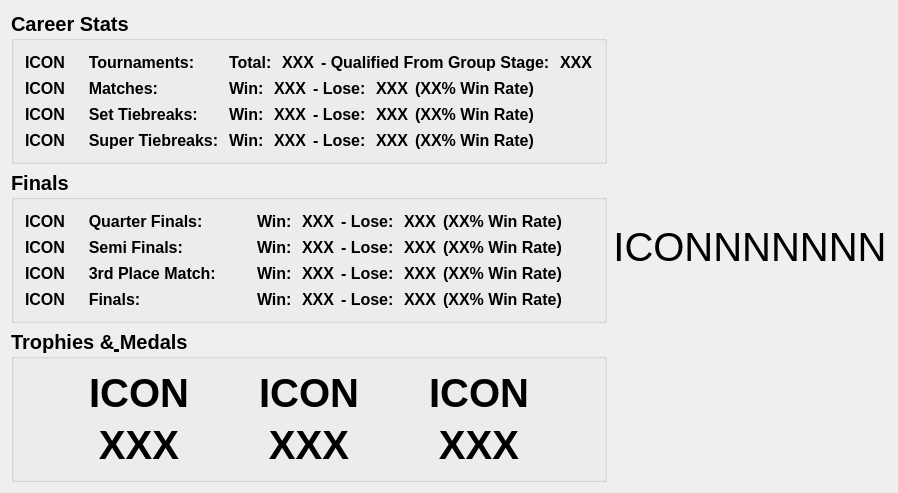
<?xml version="1.0" encoding="UTF-8"?>
<ui version="4.0">
 <class>StatisticsPageClass</class>
 <widget class="QWidget" name="StatisticsPageClass">
  <property name="geometry">
   <rect>
    <x>0</x>
    <y>0</y>
    <width>600</width>
    <height>400</height>
   </rect>
  </property>
  <property name="windowTitle">
   <string>StatisticsPage</string>
  </property>
  <layout class="QGridLayout" name="gridLayout_4">
   <item row="0" column="0">
    <layout class="QHBoxLayout" name="horizontalLayout_9">
     <item>
      <spacer name="horizontalSpacer_16">
       <property name="orientation">
        <enum>Qt::Orientation::Horizontal</enum>
       </property>
       <property name="sizeHint" stdset="0">
        <size>
         <width>40</width>
         <height>20</height>
        </size>
       </property>
      </spacer>
     </item>
     <item>
      <layout class="QVBoxLayout" name="verticalLayout_8">
       <item>
        <spacer name="verticalSpacer_7">
         <property name="orientation">
          <enum>Qt::Orientation::Vertical</enum>
         </property>
         <property name="sizeHint" stdset="0">
          <size>
           <width>20</width>
           <height>40</height>
          </size>
         </property>
        </spacer>
       </item>
       <item>
        <widget class="QGroupBox" name="groupBox_CareerStats">
         <property name="font">
          <font>
           <pointsize>15</pointsize>
           <bold>true</bold>
          </font>
         </property>
         <property name="title">
          <string>Career Stats</string>
         </property>
         <layout class="QGridLayout" name="gridLayout">
          <item row="0" column="0">
           <layout class="QHBoxLayout" name="horizontalLayout_6">
            <item>
             <layout class="QVBoxLayout" name="verticalLayout_CareerStatNames">
              <item>
               <layout class="QHBoxLayout" name="horizontalLayout_2">
                <item>
                 <widget class="QLabel" name="label_IconTournament">
                  <property name="font">
                   <font>
                    <pointsize>12</pointsize>
                    <fontweight>DemiBold</fontweight>
                   </font>
                  </property>
                  <property name="text">
                   <string>ICON</string>
                  </property>
                 </widget>
                </item>
                <item>
                 <widget class="QLabel" name="label_featureTournament">
                  <property name="font">
                   <font>
                    <pointsize>12</pointsize>
                    <fontweight>DemiBold</fontweight>
                   </font>
                  </property>
                  <property name="text">
                   <string>    Tournaments: </string>
                  </property>
                 </widget>
                </item>
                <item>
                 <spacer name="horizontalSpacer_6">
                  <property name="orientation">
                   <enum>Qt::Orientation::Horizontal</enum>
                  </property>
                  <property name="sizeHint" stdset="0">
                   <size>
                    <width>40</width>
                    <height>20</height>
                   </size>
                  </property>
                 </spacer>
                </item>
               </layout>
              </item>
              <item>
               <layout class="QHBoxLayout" name="horizontalLayout_3">
                <item>
                 <widget class="QLabel" name="label_IconMatches">
                  <property name="font">
                   <font>
                    <pointsize>12</pointsize>
                    <fontweight>DemiBold</fontweight>
                   </font>
                  </property>
                  <property name="text">
                   <string>ICON</string>
                  </property>
                 </widget>
                </item>
                <item>
                 <widget class="QLabel" name="label_FeatureMatches">
                  <property name="font">
                   <font>
                    <pointsize>12</pointsize>
                    <fontweight>DemiBold</fontweight>
                   </font>
                  </property>
                  <property name="text">
                   <string>    Matches: </string>
                  </property>
                 </widget>
                </item>
                <item>
                 <spacer name="horizontalSpacer_4">
                  <property name="orientation">
                   <enum>Qt::Orientation::Horizontal</enum>
                  </property>
                  <property name="sizeHint" stdset="0">
                   <size>
                    <width>40</width>
                    <height>20</height>
                   </size>
                  </property>
                 </spacer>
                </item>
               </layout>
              </item>
              <item>
               <layout class="QHBoxLayout" name="horizontalLayout_4">
                <item>
                 <widget class="QLabel" name="label_IconSetTB">
                  <property name="font">
                   <font>
                    <pointsize>12</pointsize>
                    <fontweight>DemiBold</fontweight>
                   </font>
                  </property>
                  <property name="text">
                   <string>ICON</string>
                  </property>
                 </widget>
                </item>
                <item>
                 <widget class="QLabel" name="label_FeatureSetTB">
                  <property name="font">
                   <font>
                    <pointsize>12</pointsize>
                    <fontweight>DemiBold</fontweight>
                   </font>
                  </property>
                  <property name="text">
                   <string>    Set Tiebreaks: </string>
                  </property>
                 </widget>
                </item>
                <item>
                 <spacer name="horizontalSpacer">
                  <property name="orientation">
                   <enum>Qt::Orientation::Horizontal</enum>
                  </property>
                  <property name="sizeHint" stdset="0">
                   <size>
                    <width>40</width>
                    <height>20</height>
                   </size>
                  </property>
                 </spacer>
                </item>
               </layout>
              </item>
              <item>
               <layout class="QHBoxLayout" name="horizontalLayout_5">
                <item>
                 <widget class="QLabel" name="label_IconSuperTB">
                  <property name="font">
                   <font>
                    <pointsize>12</pointsize>
                    <fontweight>DemiBold</fontweight>
                   </font>
                  </property>
                  <property name="text">
                   <string>ICON</string>
                  </property>
                 </widget>
                </item>
                <item>
                 <widget class="QLabel" name="label_SuperTB">
                  <property name="font">
                   <font>
                    <pointsize>12</pointsize>
                    <fontweight>DemiBold</fontweight>
                   </font>
                  </property>
                  <property name="text">
                   <string>    Super Tiebreaks: </string>
                  </property>
                 </widget>
                </item>
                <item>
                 <spacer name="horizontalSpacer_5">
                  <property name="orientation">
                   <enum>Qt::Orientation::Horizontal</enum>
                  </property>
                  <property name="sizeHint" stdset="0">
                   <size>
                    <width>40</width>
                    <height>20</height>
                   </size>
                  </property>
                 </spacer>
                </item>
               </layout>
              </item>
             </layout>
            </item>
            <item>
             <layout class="QVBoxLayout" name="verticalLayout">
              <item>
               <layout class="QHBoxLayout" name="horizontalLayout">
                <item>
                 <widget class="QLabel" name="label_27">
                  <property name="font">
                   <font>
                    <pointsize>12</pointsize>
                    <fontweight>DemiBold</fontweight>
                   </font>
                  </property>
                  <property name="text">
                   <string>Total: </string>
                  </property>
                 </widget>
                </item>
                <item>
                 <widget class="QLabel" name="label_TotalTournament">
                  <property name="font">
                   <font>
                    <pointsize>12</pointsize>
                    <fontweight>DemiBold</fontweight>
                   </font>
                  </property>
                  <property name="text">
                   <string>XXX</string>
                  </property>
                 </widget>
                </item>
                <item>
                 <widget class="QLabel" name="label_20">
                  <property name="font">
                   <font>
                    <pointsize>12</pointsize>
                    <fontweight>DemiBold</fontweight>
                   </font>
                  </property>
                  <property name="text">
                   <string>- Qualified From Group Stage: </string>
                  </property>
                 </widget>
                </item>
                <item>
                 <widget class="QLabel" name="label_QualifiedFromGroupStage">
                  <property name="font">
                   <font>
                    <pointsize>12</pointsize>
                    <fontweight>DemiBold</fontweight>
                   </font>
                  </property>
                  <property name="text">
                   <string>XXX</string>
                  </property>
                 </widget>
                </item>
                <item>
                 <spacer name="horizontalSpacer_2">
                  <property name="orientation">
                   <enum>Qt::Orientation::Horizontal</enum>
                  </property>
                  <property name="sizeHint" stdset="0">
                   <size>
                    <width>40</width>
                    <height>20</height>
                   </size>
                  </property>
                 </spacer>
                </item>
               </layout>
              </item>
              <item>
               <layout class="QHBoxLayout" name="horizontalLayout_8">
                <item>
                 <widget class="QLabel" name="label_24">
                  <property name="font">
                   <font>
                    <pointsize>12</pointsize>
                    <fontweight>DemiBold</fontweight>
                   </font>
                  </property>
                  <property name="text">
                   <string>Win: </string>
                  </property>
                 </widget>
                </item>
                <item>
                 <widget class="QLabel" name="label_MatchWin">
                  <property name="font">
                   <font>
                    <pointsize>12</pointsize>
                    <fontweight>DemiBold</fontweight>
                   </font>
                  </property>
                  <property name="text">
                   <string>XXX</string>
                  </property>
                 </widget>
                </item>
                <item>
                 <widget class="QLabel" name="label_17">
                  <property name="font">
                   <font>
                    <pointsize>12</pointsize>
                    <fontweight>DemiBold</fontweight>
                   </font>
                  </property>
                  <property name="text">
                   <string>- Lose: </string>
                  </property>
                 </widget>
                </item>
                <item>
                 <widget class="QLabel" name="label_MatchLose">
                  <property name="font">
                   <font>
                    <pointsize>12</pointsize>
                    <fontweight>DemiBold</fontweight>
                   </font>
                  </property>
                  <property name="text">
                   <string>XXX</string>
                  </property>
                 </widget>
                </item>
                <item>
                 <widget class="QLabel" name="label_MatchWinRate">
                  <property name="font">
                   <font>
                    <pointsize>12</pointsize>
                    <fontweight>DemiBold</fontweight>
                   </font>
                  </property>
                  <property name="text">
                   <string>(XX% Win Rate)</string>
                  </property>
                 </widget>
                </item>
                <item>
                 <spacer name="horizontalSpacer_17">
                  <property name="font">
                   <font>
                    <pointsize>20</pointsize>
                    <fontweight>DemiBold</fontweight>
                   </font>
                  </property>
                  <property name="orientation">
                   <enum>Qt::Orientation::Horizontal</enum>
                  </property>
                  <property name="sizeHint" stdset="0">
                   <size>
                    <width>40</width>
                    <height>20</height>
                   </size>
                  </property>
                 </spacer>
                </item>
               </layout>
              </item>
              <item>
               <layout class="QHBoxLayout" name="horizontalLayout_12">
                <item>
                 <widget class="QLabel" name="label_25">
                  <property name="font">
                   <font>
                    <pointsize>12</pointsize>
                    <fontweight>DemiBold</fontweight>
                   </font>
                  </property>
                  <property name="text">
                   <string>Win: </string>
                  </property>
                 </widget>
                </item>
                <item>
                 <widget class="QLabel" name="label_SetTBWin">
                  <property name="font">
                   <font>
                    <pointsize>12</pointsize>
                    <fontweight>DemiBold</fontweight>
                   </font>
                  </property>
                  <property name="text">
                   <string>XXX</string>
                  </property>
                 </widget>
                </item>
                <item>
                 <widget class="QLabel" name="label_18">
                  <property name="font">
                   <font>
                    <pointsize>12</pointsize>
                    <fontweight>DemiBold</fontweight>
                   </font>
                  </property>
                  <property name="text">
                   <string>- Lose: </string>
                  </property>
                 </widget>
                </item>
                <item>
                 <widget class="QLabel" name="label_SetTBLose">
                  <property name="font">
                   <font>
                    <pointsize>12</pointsize>
                    <fontweight>DemiBold</fontweight>
                   </font>
                  </property>
                  <property name="text">
                   <string>XXX</string>
                  </property>
                 </widget>
                </item>
                <item>
                 <widget class="QLabel" name="label_SetTBWinRate">
                  <property name="font">
                   <font>
                    <pointsize>12</pointsize>
                    <fontweight>DemiBold</fontweight>
                   </font>
                  </property>
                  <property name="text">
                   <string>(XX% Win Rate)</string>
                  </property>
                 </widget>
                </item>
                <item>
                 <spacer name="horizontalSpacer_18">
                  <property name="font">
                   <font>
                    <pointsize>20</pointsize>
                    <fontweight>DemiBold</fontweight>
                   </font>
                  </property>
                  <property name="orientation">
                   <enum>Qt::Orientation::Horizontal</enum>
                  </property>
                  <property name="sizeHint" stdset="0">
                   <size>
                    <width>40</width>
                    <height>20</height>
                   </size>
                  </property>
                 </spacer>
                </item>
               </layout>
              </item>
              <item>
               <layout class="QHBoxLayout" name="horizontalLayout_14">
                <item>
                 <widget class="QLabel" name="label_26">
                  <property name="font">
                   <font>
                    <pointsize>12</pointsize>
                    <fontweight>DemiBold</fontweight>
                   </font>
                  </property>
                  <property name="text">
                   <string>Win: </string>
                  </property>
                 </widget>
                </item>
                <item>
                 <widget class="QLabel" name="label_SuperTBWin">
                  <property name="font">
                   <font>
                    <pointsize>12</pointsize>
                    <fontweight>DemiBold</fontweight>
                   </font>
                  </property>
                  <property name="text">
                   <string>XXX</string>
                  </property>
                 </widget>
                </item>
                <item>
                 <widget class="QLabel" name="label_19">
                  <property name="font">
                   <font>
                    <pointsize>12</pointsize>
                    <fontweight>DemiBold</fontweight>
                   </font>
                  </property>
                  <property name="text">
                   <string>- Lose: </string>
                  </property>
                 </widget>
                </item>
                <item>
                 <widget class="QLabel" name="label_SuperTBLose">
                  <property name="font">
                   <font>
                    <pointsize>12</pointsize>
                    <fontweight>DemiBold</fontweight>
                   </font>
                  </property>
                  <property name="text">
                   <string>XXX</string>
                  </property>
                 </widget>
                </item>
                <item>
                 <widget class="QLabel" name="label_SuperTBWinRate">
                  <property name="font">
                   <font>
                    <pointsize>12</pointsize>
                    <fontweight>DemiBold</fontweight>
                   </font>
                  </property>
                  <property name="text">
                   <string>(XX% Win Rate)</string>
                  </property>
                 </widget>
                </item>
                <item>
                 <spacer name="horizontalSpacer_19">
                  <property name="font">
                   <font>
                    <pointsize>20</pointsize>
                    <fontweight>DemiBold</fontweight>
                   </font>
                  </property>
                  <property name="orientation">
                   <enum>Qt::Orientation::Horizontal</enum>
                  </property>
                  <property name="sizeHint" stdset="0">
                   <size>
                    <width>40</width>
                    <height>20</height>
                   </size>
                  </property>
                 </spacer>
                </item>
               </layout>
              </item>
             </layout>
            </item>
           </layout>
          </item>
         </layout>
        </widget>
       </item>
       <item>
        <widget class="QGroupBox" name="groupBox_FinalsStats">
         <property name="font">
          <font>
           <pointsize>15</pointsize>
           <bold>true</bold>
          </font>
         </property>
         <property name="title">
          <string>Finals</string>
         </property>
         <layout class="QGridLayout" name="gridLayout_2">
          <item row="0" column="1">
           <layout class="QVBoxLayout" name="verticalLayout_3">
            <item>
             <layout class="QHBoxLayout" name="horizontalLayout_17">
              <item>
               <widget class="QLabel" name="label_37">
                <property name="font">
                 <font>
                  <pointsize>12</pointsize>
                  <fontweight>DemiBold</fontweight>
                 </font>
                </property>
                <property name="text">
                 <string>Win: </string>
                </property>
               </widget>
              </item>
              <item>
               <widget class="QLabel" name="label_QuarterFinalWin">
                <property name="font">
                 <font>
                  <pointsize>12</pointsize>
                  <fontweight>DemiBold</fontweight>
                 </font>
                </property>
                <property name="text">
                 <string>XXX</string>
                </property>
               </widget>
              </item>
              <item>
               <widget class="QLabel" name="label_38">
                <property name="font">
                 <font>
                  <pointsize>12</pointsize>
                  <fontweight>DemiBold</fontweight>
                 </font>
                </property>
                <property name="text">
                 <string>- Lose: </string>
                </property>
               </widget>
              </item>
              <item>
               <widget class="QLabel" name="label_QuarterFinalLose">
                <property name="font">
                 <font>
                  <pointsize>12</pointsize>
                  <fontweight>DemiBold</fontweight>
                 </font>
                </property>
                <property name="text">
                 <string>XXX</string>
                </property>
               </widget>
              </item>
              <item>
               <widget class="QLabel" name="label_QuarterFinalWinRate">
                <property name="font">
                 <font>
                  <pointsize>12</pointsize>
                  <fontweight>DemiBold</fontweight>
                 </font>
                </property>
                <property name="text">
                 <string>(XX% Win Rate)</string>
                </property>
               </widget>
              </item>
              <item>
               <spacer name="horizontalSpacer_27">
                <property name="font">
                 <font>
                  <pointsize>20</pointsize>
                  <fontweight>DemiBold</fontweight>
                 </font>
                </property>
                <property name="orientation">
                 <enum>Qt::Orientation::Horizontal</enum>
                </property>
                <property name="sizeHint" stdset="0">
                 <size>
                  <width>40</width>
                  <height>20</height>
                 </size>
                </property>
               </spacer>
              </item>
             </layout>
            </item>
            <item>
             <layout class="QHBoxLayout" name="horizontalLayout_21">
              <item>
               <widget class="QLabel" name="label_39">
                <property name="font">
                 <font>
                  <pointsize>12</pointsize>
                  <fontweight>DemiBold</fontweight>
                 </font>
                </property>
                <property name="text">
                 <string>Win: </string>
                </property>
               </widget>
              </item>
              <item>
               <widget class="QLabel" name="label_SemiFinalsWin">
                <property name="font">
                 <font>
                  <pointsize>12</pointsize>
                  <fontweight>DemiBold</fontweight>
                 </font>
                </property>
                <property name="text">
                 <string>XXX</string>
                </property>
               </widget>
              </item>
              <item>
               <widget class="QLabel" name="label_40">
                <property name="font">
                 <font>
                  <pointsize>12</pointsize>
                  <fontweight>DemiBold</fontweight>
                 </font>
                </property>
                <property name="text">
                 <string>- Lose: </string>
                </property>
               </widget>
              </item>
              <item>
               <widget class="QLabel" name="label_SemiFinalsLose">
                <property name="font">
                 <font>
                  <pointsize>12</pointsize>
                  <fontweight>DemiBold</fontweight>
                 </font>
                </property>
                <property name="text">
                 <string>XXX</string>
                </property>
               </widget>
              </item>
              <item>
               <widget class="QLabel" name="label_SemiFinalsWinRate">
                <property name="font">
                 <font>
                  <pointsize>12</pointsize>
                  <fontweight>DemiBold</fontweight>
                 </font>
                </property>
                <property name="text">
                 <string>(XX% Win Rate)</string>
                </property>
               </widget>
              </item>
              <item>
               <spacer name="horizontalSpacer_28">
                <property name="font">
                 <font>
                  <pointsize>20</pointsize>
                  <fontweight>DemiBold</fontweight>
                 </font>
                </property>
                <property name="orientation">
                 <enum>Qt::Orientation::Horizontal</enum>
                </property>
                <property name="sizeHint" stdset="0">
                 <size>
                  <width>40</width>
                  <height>20</height>
                 </size>
                </property>
               </spacer>
              </item>
             </layout>
            </item>
            <item>
             <layout class="QHBoxLayout" name="horizontalLayout_22">
              <item>
               <widget class="QLabel" name="label_41">
                <property name="font">
                 <font>
                  <pointsize>12</pointsize>
                  <fontweight>DemiBold</fontweight>
                 </font>
                </property>
                <property name="text">
                 <string>Win: </string>
                </property>
               </widget>
              </item>
              <item>
               <widget class="QLabel" name="label_3rdPlaceMatchWin">
                <property name="font">
                 <font>
                  <pointsize>12</pointsize>
                  <fontweight>DemiBold</fontweight>
                 </font>
                </property>
                <property name="text">
                 <string>XXX</string>
                </property>
               </widget>
              </item>
              <item>
               <widget class="QLabel" name="label_42">
                <property name="font">
                 <font>
                  <pointsize>12</pointsize>
                  <fontweight>DemiBold</fontweight>
                 </font>
                </property>
                <property name="text">
                 <string>- Lose: </string>
                </property>
               </widget>
              </item>
              <item>
               <widget class="QLabel" name="label_3rdPlaceMatchLose">
                <property name="font">
                 <font>
                  <pointsize>12</pointsize>
                  <fontweight>DemiBold</fontweight>
                 </font>
                </property>
                <property name="text">
                 <string>XXX</string>
                </property>
               </widget>
              </item>
              <item>
               <widget class="QLabel" name="label_3rdPlaceMatchWinRate">
                <property name="font">
                 <font>
                  <pointsize>12</pointsize>
                  <fontweight>DemiBold</fontweight>
                 </font>
                </property>
                <property name="text">
                 <string>(XX% Win Rate)</string>
                </property>
               </widget>
              </item>
              <item>
               <spacer name="horizontalSpacer_29">
                <property name="font">
                 <font>
                  <pointsize>20</pointsize>
                  <fontweight>DemiBold</fontweight>
                 </font>
                </property>
                <property name="orientation">
                 <enum>Qt::Orientation::Horizontal</enum>
                </property>
                <property name="sizeHint" stdset="0">
                 <size>
                  <width>40</width>
                  <height>20</height>
                 </size>
                </property>
               </spacer>
              </item>
             </layout>
            </item>
            <item>
             <layout class="QHBoxLayout" name="horizontalLayout_23">
              <item>
               <widget class="QLabel" name="label_43">
                <property name="font">
                 <font>
                  <pointsize>12</pointsize>
                  <fontweight>DemiBold</fontweight>
                 </font>
                </property>
                <property name="text">
                 <string>Win: </string>
                </property>
               </widget>
              </item>
              <item>
               <widget class="QLabel" name="label_FinalsWin">
                <property name="font">
                 <font>
                  <pointsize>12</pointsize>
                  <fontweight>DemiBold</fontweight>
                 </font>
                </property>
                <property name="text">
                 <string>XXX</string>
                </property>
               </widget>
              </item>
              <item>
               <widget class="QLabel" name="label_44">
                <property name="font">
                 <font>
                  <pointsize>12</pointsize>
                  <fontweight>DemiBold</fontweight>
                 </font>
                </property>
                <property name="text">
                 <string>- Lose: </string>
                </property>
               </widget>
              </item>
              <item>
               <widget class="QLabel" name="label_FinalsLose">
                <property name="font">
                 <font>
                  <pointsize>12</pointsize>
                  <fontweight>DemiBold</fontweight>
                 </font>
                </property>
                <property name="text">
                 <string>XXX</string>
                </property>
               </widget>
              </item>
              <item>
               <widget class="QLabel" name="label_FinalsWinRate">
                <property name="font">
                 <font>
                  <pointsize>12</pointsize>
                  <fontweight>DemiBold</fontweight>
                 </font>
                </property>
                <property name="text">
                 <string>(XX% Win Rate)</string>
                </property>
               </widget>
              </item>
              <item>
               <spacer name="horizontalSpacer_30">
                <property name="font">
                 <font>
                  <pointsize>20</pointsize>
                  <fontweight>DemiBold</fontweight>
                 </font>
                </property>
                <property name="orientation">
                 <enum>Qt::Orientation::Horizontal</enum>
                </property>
                <property name="sizeHint" stdset="0">
                 <size>
                  <width>40</width>
                  <height>20</height>
                 </size>
                </property>
               </spacer>
              </item>
             </layout>
            </item>
           </layout>
          </item>
          <item row="0" column="0">
           <layout class="QVBoxLayout" name="verticalLayout_FinalsNames">
            <item>
             <layout class="QHBoxLayout" name="horizontalLayout_25">
              <item>
               <widget class="QLabel" name="label_IconQuarterFinals">
                <property name="font">
                 <font>
                  <pointsize>12</pointsize>
                  <fontweight>DemiBold</fontweight>
                 </font>
                </property>
                <property name="text">
                 <string>ICON</string>
                </property>
               </widget>
              </item>
              <item>
               <widget class="QLabel" name="label_FeatureQuarterFinal">
                <property name="font">
                 <font>
                  <pointsize>12</pointsize>
                  <fontweight>DemiBold</fontweight>
                 </font>
                </property>
                <property name="text">
                 <string>    Quarter Finals: </string>
                </property>
               </widget>
              </item>
              <item>
               <spacer name="horizontalSpacer_11">
                <property name="orientation">
                 <enum>Qt::Orientation::Horizontal</enum>
                </property>
                <property name="sizeHint" stdset="0">
                 <size>
                  <width>40</width>
                  <height>20</height>
                 </size>
                </property>
               </spacer>
              </item>
             </layout>
            </item>
            <item>
             <layout class="QHBoxLayout" name="horizontalLayout_26">
              <item>
               <widget class="QLabel" name="label_IconSemiFinals">
                <property name="font">
                 <font>
                  <pointsize>12</pointsize>
                  <fontweight>DemiBold</fontweight>
                 </font>
                </property>
                <property name="text">
                 <string>ICON</string>
                </property>
               </widget>
              </item>
              <item>
               <widget class="QLabel" name="label_FeatureSemiFinals">
                <property name="font">
                 <font>
                  <pointsize>12</pointsize>
                  <fontweight>DemiBold</fontweight>
                 </font>
                </property>
                <property name="text">
                 <string>    Semi Finals: </string>
                </property>
               </widget>
              </item>
              <item>
               <spacer name="horizontalSpacer_12">
                <property name="orientation">
                 <enum>Qt::Orientation::Horizontal</enum>
                </property>
                <property name="sizeHint" stdset="0">
                 <size>
                  <width>40</width>
                  <height>20</height>
                 </size>
                </property>
               </spacer>
              </item>
             </layout>
            </item>
            <item>
             <layout class="QHBoxLayout" name="horizontalLayout_27">
              <item>
               <widget class="QLabel" name="label_Icon3rdPlaceMatch">
                <property name="font">
                 <font>
                  <pointsize>12</pointsize>
                  <fontweight>DemiBold</fontweight>
                 </font>
                </property>
                <property name="text">
                 <string>ICON</string>
                </property>
               </widget>
              </item>
              <item>
               <widget class="QLabel" name="label_FeatureSemiFinals_2">
                <property name="font">
                 <font>
                  <pointsize>12</pointsize>
                  <fontweight>DemiBold</fontweight>
                 </font>
                </property>
                <property name="text">
                 <string>    3rd Place Match: </string>
                </property>
               </widget>
              </item>
              <item>
               <spacer name="horizontalSpacer_13">
                <property name="orientation">
                 <enum>Qt::Orientation::Horizontal</enum>
                </property>
                <property name="sizeHint" stdset="0">
                 <size>
                  <width>40</width>
                  <height>20</height>
                 </size>
                </property>
               </spacer>
              </item>
             </layout>
            </item>
            <item>
             <layout class="QHBoxLayout" name="horizontalLayout_28">
              <item>
               <widget class="QLabel" name="label_IconFinals">
                <property name="font">
                 <font>
                  <pointsize>12</pointsize>
                  <fontweight>DemiBold</fontweight>
                 </font>
                </property>
                <property name="text">
                 <string>ICON</string>
                </property>
               </widget>
              </item>
              <item>
               <widget class="QLabel" name="label_FeatureFinals">
                <property name="font">
                 <font>
                  <pointsize>12</pointsize>
                  <fontweight>DemiBold</fontweight>
                 </font>
                </property>
                <property name="text">
                 <string>    Finals: </string>
                </property>
               </widget>
              </item>
              <item>
               <spacer name="horizontalSpacer_14">
                <property name="orientation">
                 <enum>Qt::Orientation::Horizontal</enum>
                </property>
                <property name="sizeHint" stdset="0">
                 <size>
                  <width>40</width>
                  <height>20</height>
                 </size>
                </property>
               </spacer>
              </item>
             </layout>
            </item>
           </layout>
          </item>
         </layout>
        </widget>
       </item>
       <item>
        <widget class="QGroupBox" name="groupBox">
         <property name="font">
          <font>
           <pointsize>15</pointsize>
           <bold>true</bold>
          </font>
         </property>
         <property name="title">
          <string>Trophies &amp;&amp;&amp; Medals</string>
         </property>
         <layout class="QGridLayout" name="gridLayout_3">
          <item row="0" column="0">
           <layout class="QHBoxLayout" name="horizontalLayout_7">
            <item>
             <spacer name="horizontalSpacer_8">
              <property name="orientation">
               <enum>Qt::Orientation::Horizontal</enum>
              </property>
              <property name="sizeHint" stdset="0">
               <size>
                <width>40</width>
                <height>20</height>
               </size>
              </property>
             </spacer>
            </item>
            <item>
             <layout class="QVBoxLayout" name="verticalLayout_2">
              <item>
               <widget class="QLabel" name="label_Icon1stPlace">
                <property name="font">
                 <font>
                  <pointsize>30</pointsize>
                  <fontweight>DemiBold</fontweight>
                 </font>
                </property>
                <property name="text">
                 <string>ICON</string>
                </property>
                <property name="alignment">
                 <set>Qt::AlignmentFlag::AlignCenter</set>
                </property>
               </widget>
              </item>
              <item>
               <widget class="QLabel" name="label_1stPlace">
                <property name="font">
                 <font>
                  <pointsize>30</pointsize>
                  <fontweight>DemiBold</fontweight>
                 </font>
                </property>
                <property name="text">
                 <string>XXX</string>
                </property>
                <property name="alignment">
                 <set>Qt::AlignmentFlag::AlignCenter</set>
                </property>
               </widget>
              </item>
             </layout>
            </item>
            <item>
             <spacer name="horizontalSpacer_3">
              <property name="orientation">
               <enum>Qt::Orientation::Horizontal</enum>
              </property>
              <property name="sizeHint" stdset="0">
               <size>
                <width>40</width>
                <height>20</height>
               </size>
              </property>
             </spacer>
            </item>
            <item>
             <layout class="QVBoxLayout" name="verticalLayout_6">
              <item>
               <widget class="QLabel" name="label_Icon2ndPlace">
                <property name="font">
                 <font>
                  <pointsize>30</pointsize>
                  <fontweight>DemiBold</fontweight>
                 </font>
                </property>
                <property name="text">
                 <string>ICON</string>
                </property>
                <property name="alignment">
                 <set>Qt::AlignmentFlag::AlignCenter</set>
                </property>
               </widget>
              </item>
              <item>
               <widget class="QLabel" name="label_2ndPlace">
                <property name="font">
                 <font>
                  <pointsize>30</pointsize>
                  <fontweight>DemiBold</fontweight>
                 </font>
                </property>
                <property name="text">
                 <string>XXX</string>
                </property>
                <property name="alignment">
                 <set>Qt::AlignmentFlag::AlignCenter</set>
                </property>
               </widget>
              </item>
             </layout>
            </item>
            <item>
             <spacer name="horizontalSpacer_7">
              <property name="orientation">
               <enum>Qt::Orientation::Horizontal</enum>
              </property>
              <property name="sizeHint" stdset="0">
               <size>
                <width>40</width>
                <height>20</height>
               </size>
              </property>
             </spacer>
            </item>
            <item>
             <layout class="QVBoxLayout" name="verticalLayout_7">
              <item>
               <widget class="QLabel" name="label_Icon3rdPlace">
                <property name="font">
                 <font>
                  <pointsize>30</pointsize>
                  <fontweight>DemiBold</fontweight>
                 </font>
                </property>
                <property name="text">
                 <string>ICON</string>
                </property>
                <property name="alignment">
                 <set>Qt::AlignmentFlag::AlignCenter</set>
                </property>
               </widget>
              </item>
              <item>
               <widget class="QLabel" name="label_3rdPlace">
                <property name="font">
                 <font>
                  <pointsize>30</pointsize>
                  <fontweight>DemiBold</fontweight>
                 </font>
                </property>
                <property name="text">
                 <string>XXX</string>
                </property>
                <property name="alignment">
                 <set>Qt::AlignmentFlag::AlignCenter</set>
                </property>
               </widget>
              </item>
             </layout>
            </item>
            <item>
             <spacer name="horizontalSpacer_9">
              <property name="orientation">
               <enum>Qt::Orientation::Horizontal</enum>
              </property>
              <property name="sizeHint" stdset="0">
               <size>
                <width>40</width>
                <height>20</height>
               </size>
              </property>
             </spacer>
            </item>
           </layout>
          </item>
         </layout>
        </widget>
       </item>
       <item>
        <spacer name="verticalSpacer_6">
         <property name="orientation">
          <enum>Qt::Orientation::Vertical</enum>
         </property>
         <property name="sizeHint" stdset="0">
          <size>
           <width>20</width>
           <height>40</height>
          </size>
         </property>
        </spacer>
       </item>
      </layout>
     </item>
     <item>
      <spacer name="horizontalSpacer_10">
       <property name="orientation">
        <enum>Qt::Orientation::Horizontal</enum>
       </property>
       <property name="sizeHint" stdset="0">
        <size>
         <width>40</width>
         <height>20</height>
        </size>
       </property>
      </spacer>
     </item>
     <item>
      <widget class="QLabel" name="label_IconAchievements">
       <property name="font">
        <font>
         <pointsize>30</pointsize>
         <fontweight>DemiBold</fontweight>
        </font>
       </property>
       <property name="text">
        <string>ICONNNNNNN</string>
       </property>
       <property name="alignment">
        <set>Qt::AlignmentFlag::AlignCenter</set>
       </property>
      </widget>
     </item>
     <item>
      <spacer name="horizontalSpacer_15">
       <property name="orientation">
        <enum>Qt::Orientation::Horizontal</enum>
       </property>
       <property name="sizeHint" stdset="0">
        <size>
         <width>40</width>
         <height>20</height>
        </size>
       </property>
      </spacer>
     </item>
    </layout>
   </item>
  </layout>
 </widget>
 <layoutdefault spacing="6" margin="11"/>
 <resources/>
 <connections/>
</ui>
